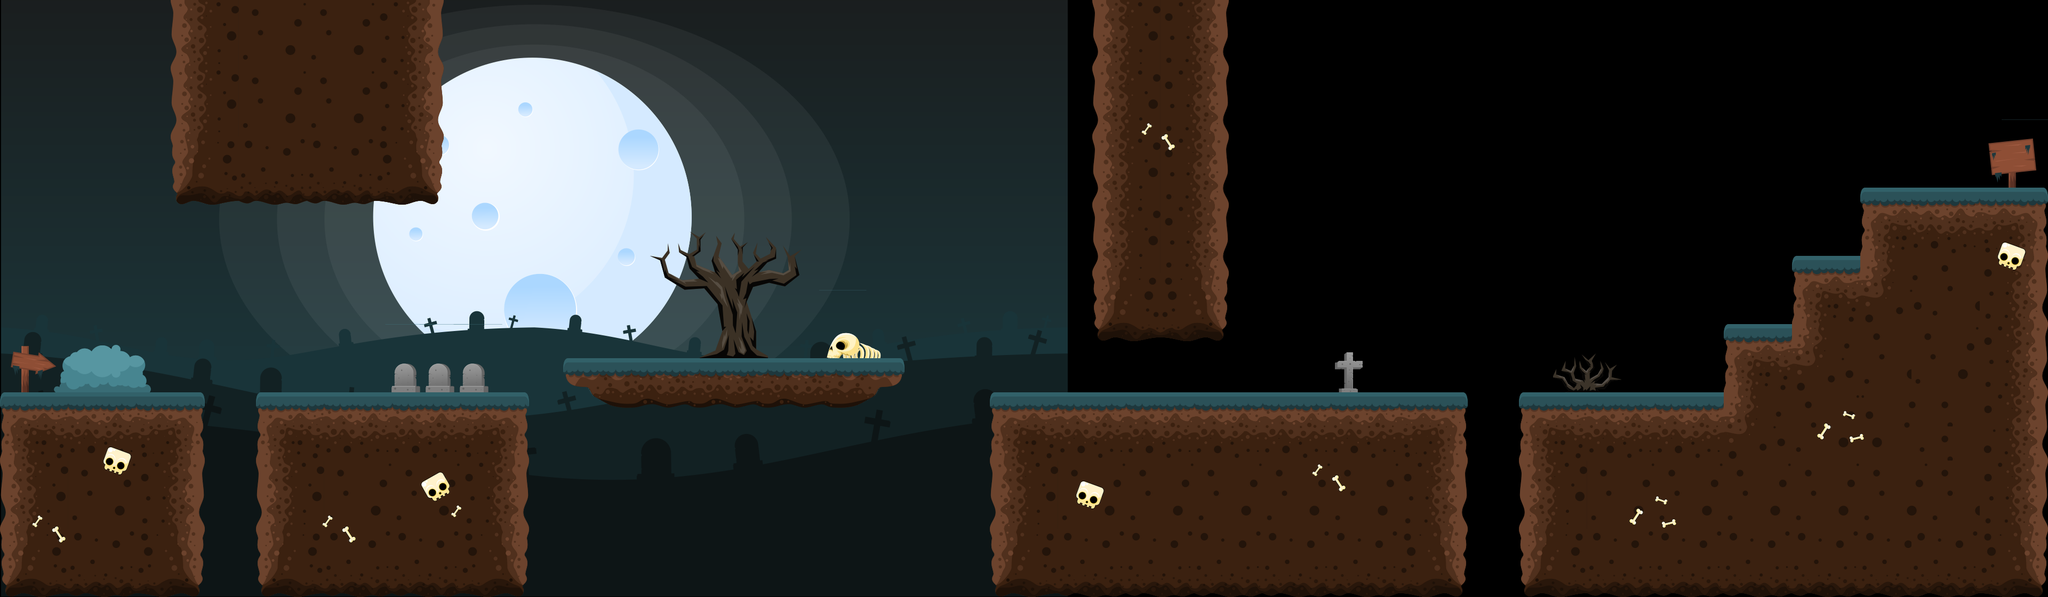

Below is a game level as drawn by its tile map, then a one-line description and the .tmx that defines it (tile-layer data replaced by summaries):
An orthogonal 120x35 tile map with 32x32 px tiles, 3 tile layers (Objects, Cave, Bones), 2 tilesets, 1 image layer and 15 objects.

<map version="1.0" tiledversion="1.1.5" orientation="orthogonal" renderorder="right-down" width="120" height="35" tilewidth="32" tileheight="32" infinite="0" nextobjectid="20">
 <tileset firstgid="1" source="Tileset.tsx" />
 <tileset firstgid="21" source="ObjectTiles.tsx" />
 <imagelayer name="Background" locked="1" offsetx="2" offsety="-24">
  <image source="BG.png" width="2000" height="1143" />
 </imagelayer>
 <layer name="Objects" width="120" height="35" locked="1">
  <data>[4200 cells, 14 non-empty, 12 distinct tile ids]</data>
 </layer>
 <layer name="Cave" width="120" height="35" locked="1">
  <data>[4200 cells, 106 non-empty, 13 distinct tile ids]</data>
 </layer>
 <layer name="Bones" width="120" height="35" locked="1">
  <data>[4200 cells, 10 non-empty, 4 distinct tile ids]</data>
 </layer>
 <objectgroup color="#0000ff" name="Wall Colliders" locked="1">
  <object id="1" x="0.181818" y="736" width="384" height="384">
   <properties>
    <property name="WallColliderColor" type="color" value="#bf00ff00" />
   </properties>
  </object>
  <object id="3" x="480" y="736" width="512" height="384">
   <properties>
    <property name="WallColliderColor" type="color" value="#bf00ff00" />
   </properties>
  </object>
  <object id="4" x="320" y="0" width="512" height="384">
   <properties>
    <property name="WallColliderColor" type="color" value="#bf00ff00" />
   </properties>
  </object>
  <object id="5" x="1056" y="672" width="640" height="96" />
  <object id="6" x="1856" y="736" width="896" height="384" />
  <object id="7" x="2048" y="0" width="254" height="640" />
  <object id="8" x="2848" y="736" width="992" height="384" />
  <object id="9" x="3232" y="608" width="128" height="128" />
  <object id="10" x="3360" y="480" width="128" height="128" />
  <object id="11" x="3488" y="352" width="351.515" height="384.848" />
 </objectgroup>
 <objectgroup color="#00ff00" name="Win Collider">
  <object id="19" x="3712" y="256" width="128" height="96" />
 </objectgroup>
 <objectgroup color="#ff0000" name="Death Colliders" locked="1">
  <object id="13" x="2911.5" y="672" width="128" height="64" />
  <object id="14" x="384" y="928" width="96" height="192" />
  <object id="15" x="992" y="928" width="864" height="192" />
  <object id="17" x="2752" y="928" width="96" height="192" />
 </objectgroup>
</map>
